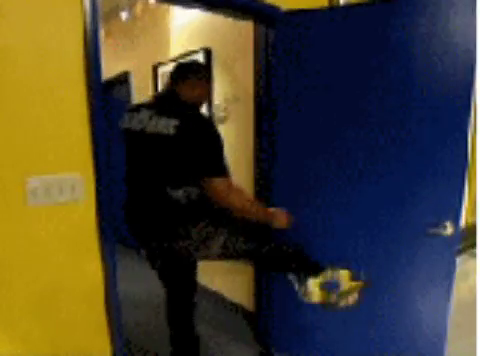
#> input picture frame 31 of FaceRec/faceReact/dataset/door.mp4, 480 x 356 px, given in place of 10secIn.mp4, which was not available
$ python simplePlay0.py
#> lines starting #> are read from the running program, lines starting #| are printed output that depends on the picture
# -*- coding: utf-8 -*-
"""
Playback video file:
http://docs.opencv.org/3.1.0/dd/d43/tutorial_py_video_display.html

Description:
Simple example of using cv2 to playback video source frame-by-frame with
'waitkey(x)' value determining the playback frame-rate
All other settings are default (Playback in Black-n-White for some reason?)

Use:
python simplePlay0.py
'q' to quit
"""
import argparse
import numpy as np
import cv2

cap = cv2.VideoCapture('/home/antz/0_CV3/FaceVid/0vids/10secIn.mp4')

while(cap.isOpened()):
	# Capture frame-by-frame
	ret, frame = cap.read()
#> frame is the input picture: shape (356, 480, 3); mean B, G, R 47.1, 64.8, 71

	# Our operations on the frame come here
	gray = cv2.cvtColor(frame, cv2.COLOR_BGR2GRAY)
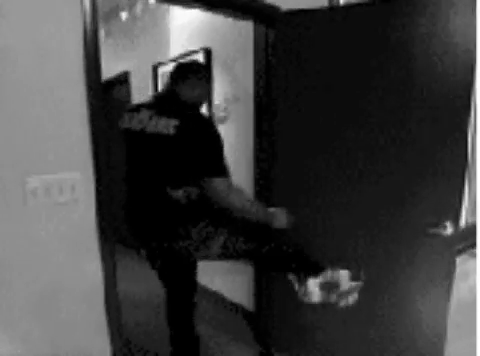
#> gray: shape (356, 480); min 0, max 255, mean 64.6

	# Display the resulting frame
	cv2.imshow('frame',gray)

	# 'q' to quit [wait value determines playback speed]
	if cv2.waitKey(25) & 0xFF == ord('q'):		# 25fps?
#> (key q is pressed here)
		break

# When everything done, release the capture
print("RELEASING!")
cap.release()
cv2.destroyAllWindows()

$ run again, starting later in the video
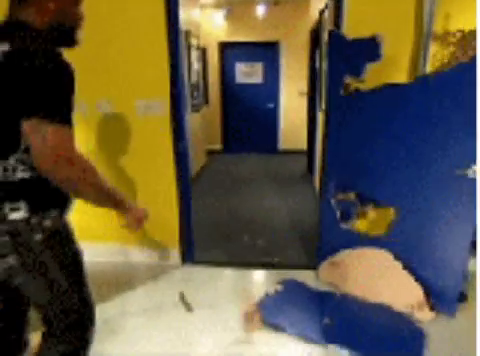
#> input picture frame 140 of FaceRec/faceReact/dataset/door.mp4, 480 x 356 px, given in place of 10secIn.mp4, which was not available
#> frame is the input picture: shape (356, 480, 3); mean B, G, R 66.1, 89.2, 98.2
#> `gray = cv2.cvtColor(frame, cv2.COLOR_BGR2GRAY)`:
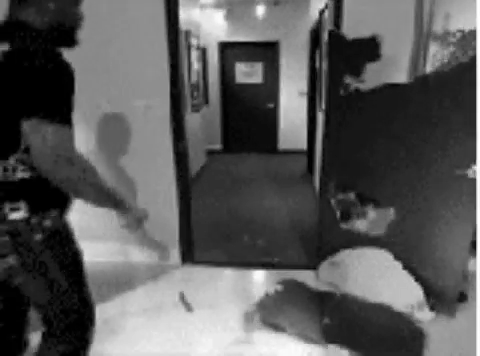
#> gray: shape (356, 480); min 0, max 255, mean 89.2

$ run again, starting later in the video
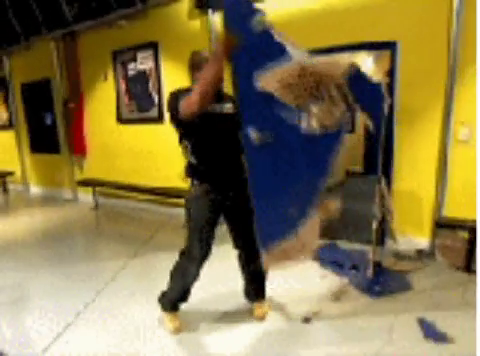
#> input picture frame 249 of FaceRec/faceReact/dataset/door.mp4, 480 x 356 px, given in place of 10secIn.mp4, which was not available
#> frame is the input picture: shape (356, 480, 3); mean B, G, R 75.7, 122.4, 137.6
#> `gray = cv2.cvtColor(frame, cv2.COLOR_BGR2GRAY)`:
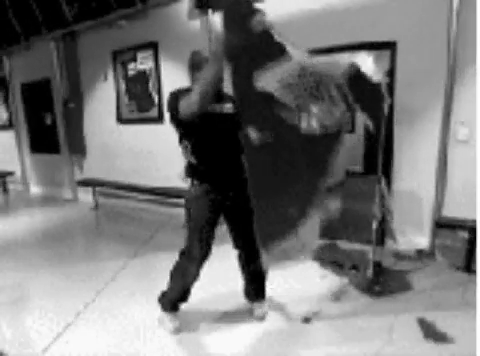
#> gray: shape (356, 480); min 0, max 255, mean 121.6
